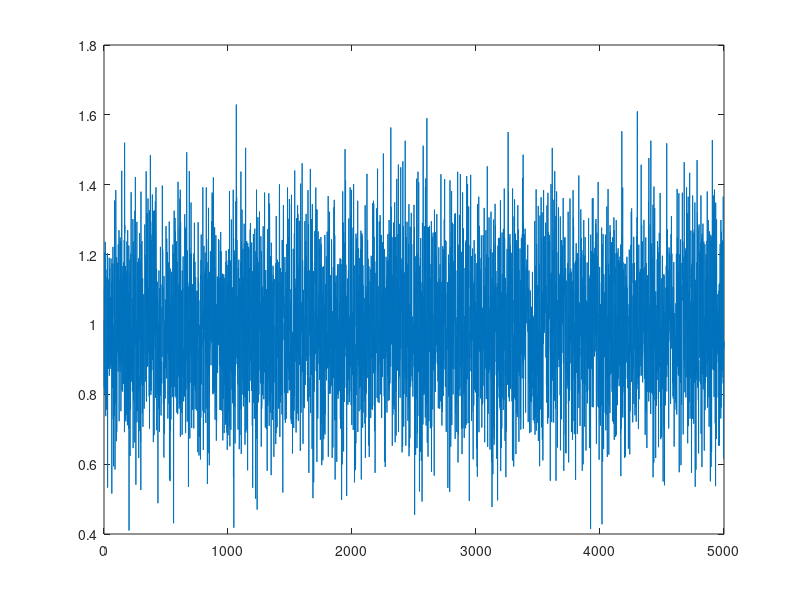

MATLAB code for this plot:
clear all;clc;close all;
M=5000; % No of averagin iterations
N=20; % data record length
A=1;

for i=1:M,
    x=A+randn(1,N);    
    Aesti(i)=-.5+sqrt((sum(x.^2)/N)+.25); % M realization of a ML estimator
end
figure,plot(Aesti); 

Aesti_mean=sum(Aesti)/M;
Aesti_var=sum((Aesti-Aesti_mean).^2)/M;

disp(Aesti_mean);
disp(N*Aesti_var);
